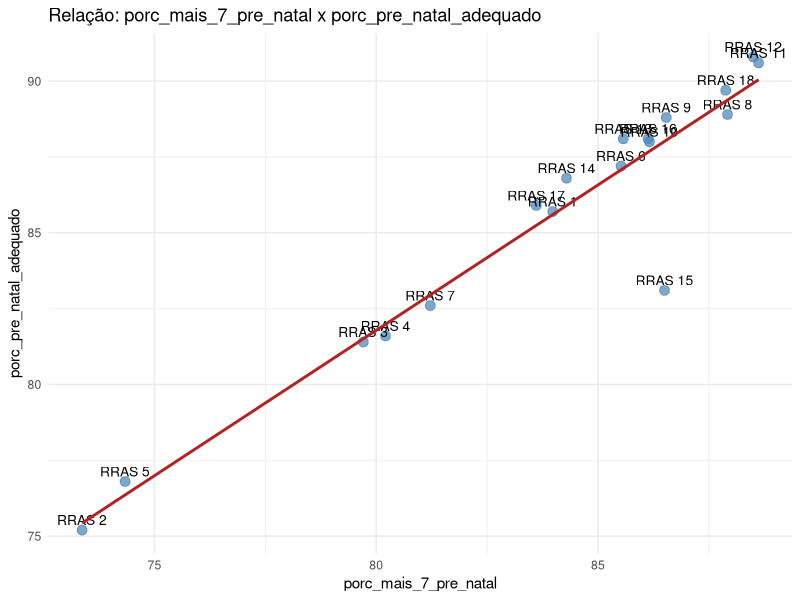
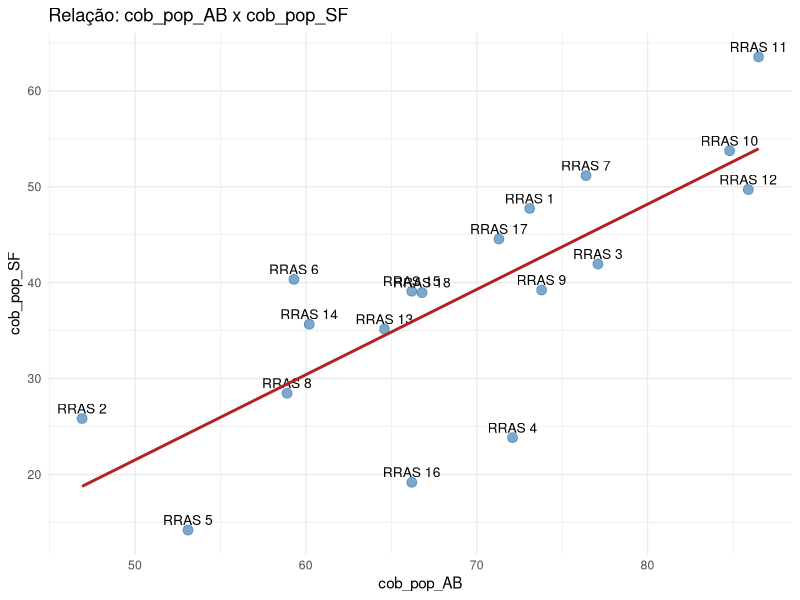
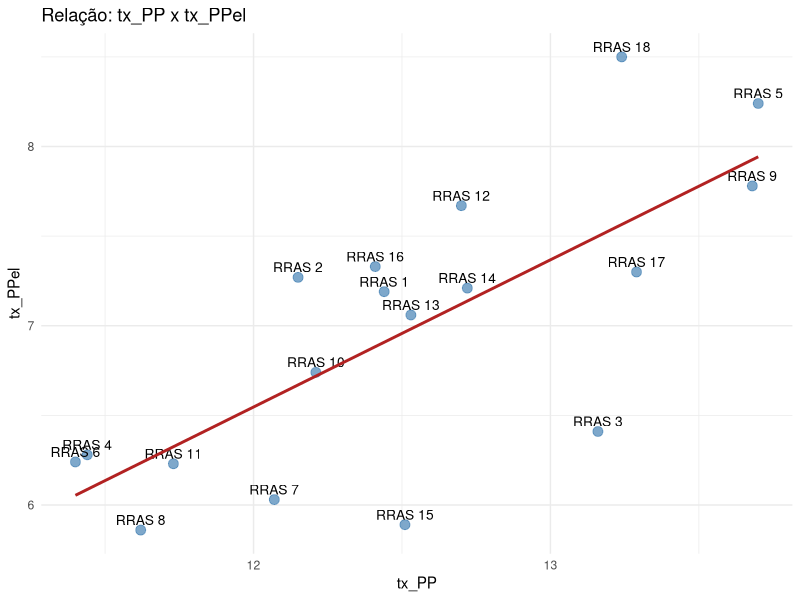
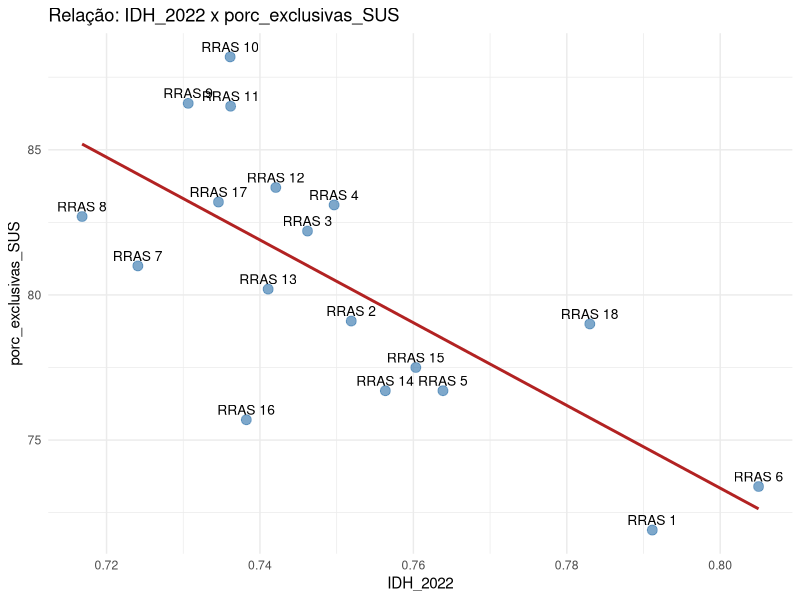
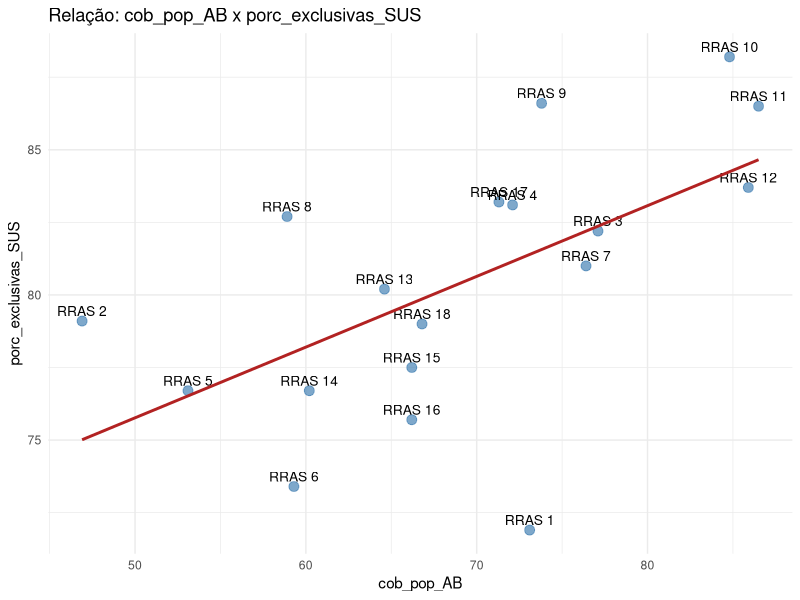
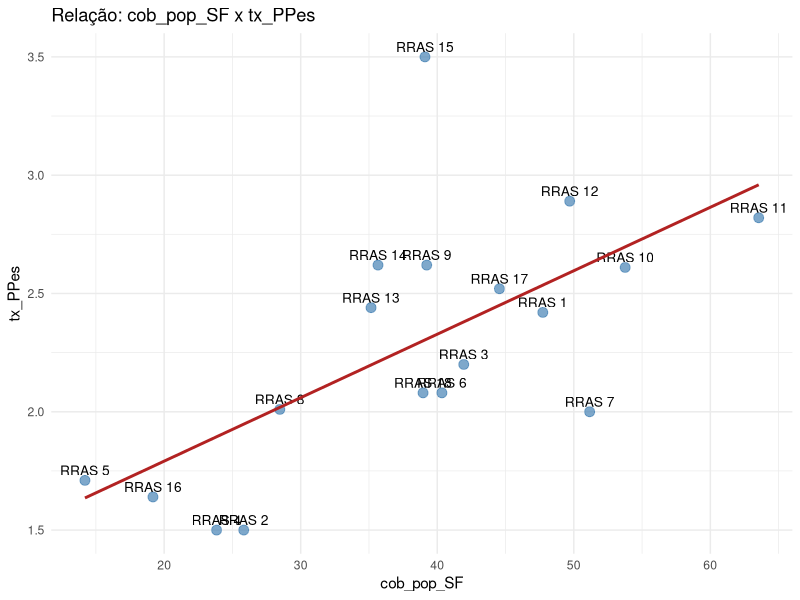
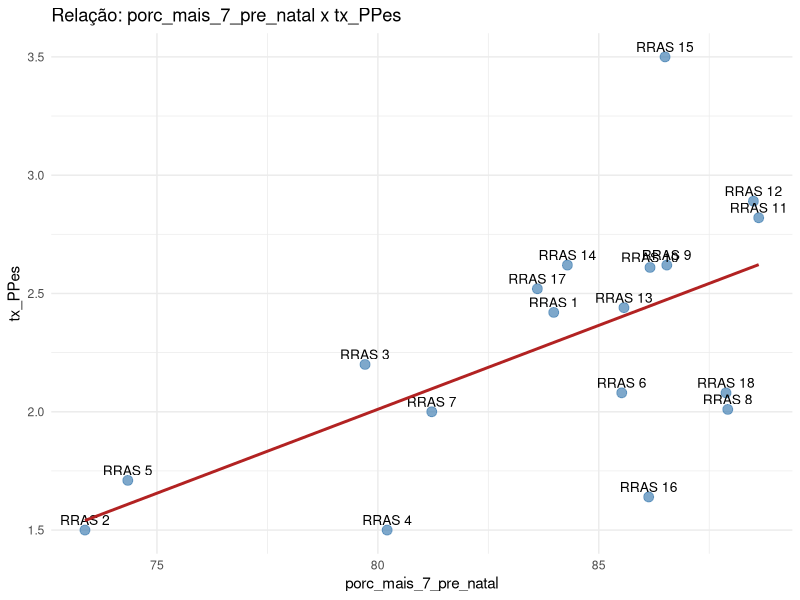
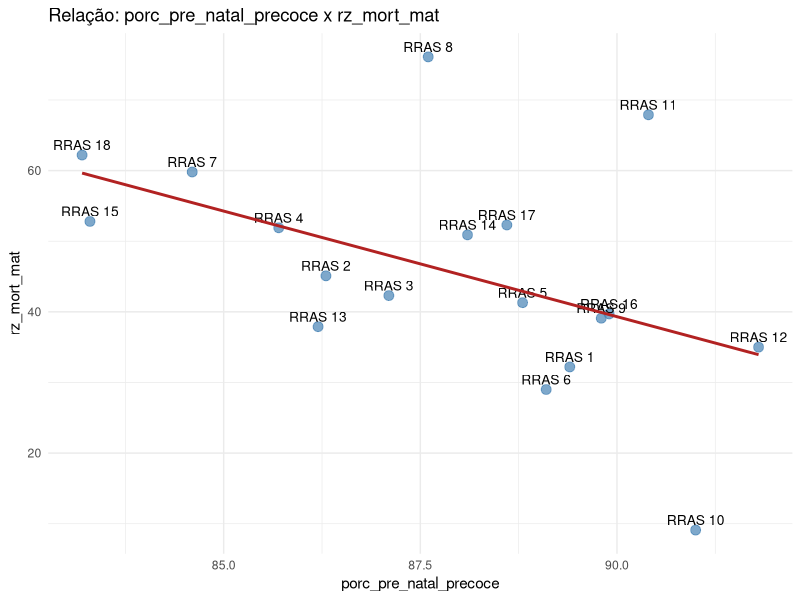

Here is the R script that generated these plots, in order:
## ---- chunk 1
# pacotes
library(tidyverse)
library(knitr)
library(kableExtra)
library(readxl)
library(ggplot2)
library(dplyr)
library(purrr)
library(patchwork)
## ---- chunk 2
# dados
dados_rras_2024 <- read_excel("f2_tabelas/dados_rras_2024.xlsx")
matriz_coef <- read_excel("f2_tabelas/matriz_correlacao.xlsx")
matriz_p <- read_excel("f2_tabelas/matriz_p_valor_correlacao.xlsx")

# transformações necessárias
dados_rras_num <- dados_rras_2024 |>
  select(-RRAS) |>
  rename(
    tx_PP = taxa_PP,
    tx_PPel = taxa_PPel_por_NV,
    tx_PPes = taxa_PPes_por_NV,
    rz_mort_mat = 'Razão de Mortalidade materna oficial 2024',
    IDH_2022 = 'IDH 2022',
    porc_exclusivas_SUS = '% de mulheres de 10-49 anos usuárias exclusivas do SUS 2024',
    cob_pop_AB = 'CObertura populacional de atenção básica 2024',
    cob_pop_SF = 'Cobertura populacional com equipes de Saúde da Família 2020',
    porc_mais_7_pre_natal = '% de Mulheres com mais de 7 consultas de pré natal 2024',
    porc_pre_natal_precoce = '% de mulheres com inicio do pré-natal precoce (<12 semanas) 2024',
    porc_pre_natal_adequado = '% de mulheres con número adequado de consultas de pré-natal para a idade gestacional no parto',
    tx_mort_fetal = 'taxa de mortalidade fetal 2024 (por  1000 NV)',
    porc_obitos_fetais_evitaveis = 'Porcentagem de óbitos fetais potencialmente evitáveis'
  ) 
## ---- chunk 3
#| tab-label:
tab <- "
| Trabalho de parto induzido | Cersárea antes do trabalho de parto | Resultado do parto    |
|:----------------------------------------:|:--------------------------------------------:|:-------------------------:|
| Não                                      | Não                                          | Espontâneo                |
| Não                                      | Sim                                          | Eletivo                   |
| Sim                                      | Não                                          | Eletivo                   |
| Sim                                      | Sim                                          | Eletivo                   |
| Sem informação                           | Sem informação                               | Não tem como avaliar      |
| Sem informação                           | Não                                          | Não tem como avaliar      |
| Sem informação                           | Sim                                          | Eletivo                   |
| Não                                      | Sem informação                               | Não tem como avaliar      |
| Sim                                      | Sem informação                               | Eletivo                   |
: Classificação do tipo de parto
"
cat(tab)
## ---- chunk 4
#| label: tabela-descricao
#| tbl-cap: "Tabela 1: Descrição das variáveis utilizadas na análise."

tabela_variaveis <- data.frame(
  Variável = c(
    "Taxa de partos prematuros",
    "Taxa de partos prematuros eletivos",
    "Taxa de partos prematuros espontâneos",
    "Razão de mortalidade materna",
    "Taxa de mortalidade fetal",
    "Porcentagem de óbitos fetais potencialmente evitáveis",
    "Índice de Desenvolvimento Humano",
    "Cobertura populacional da atenção básica",
    "Cobertura da Estratégia Saúde da Família",
    "Porcentagem de mulheres com mais de sete consultas de pré-natal",
    "Início precoce do pré-natal",
    "Adequação do pré-natal",
    "Porcentagem de usuárias exclusivas do SUS"
  ),
  Abreviação = c(
    "tx_PP",
    "tx_PPel",
    "tx_PPes",
    "rz_mort_mat",
    "tx_mort_fetal",
    "porc_obitos_fetais_evitaveis",
    "IDH_2022",
    "cob_pop_AB",
    "cob_pop_SF",
    "porc_mais_7_pre_natal",
    "porc_pre_natal_precoce",
    "porc_pre_natal_adequado",
    "porc_exclusivas_SUS"
  ),
  Ano = c(
    2024, 2024, 2024,
    2024, 2024, 2024,
    2022,
    2024, 2020,
    2024, 2024, 2024, 2024
  )
)

kable(tabela_variaveis, align = "lcc") |>
  kable_styling(bootstrap_options = c("striped", "hover", "condensed"), 
                full_width = F)
## ---- chunk 5
# formato longo
coef_longo <- matriz_coef %>%
  rename(Variavel1 = 1) %>%
  pivot_longer(cols = -Variavel1, names_to = "Variavel2", values_to = "rho")

#transformando a tabela
tabela_p <- matriz_p %>%
  rename(Variavel1 = 1) %>%
  pivot_longer(cols = -Variavel1, names_to = "Variavel2", values_to = "p_valor") %>%
  left_join(coef_longo, by = c("Variavel1", "Variavel2")) %>%
  filter(p_valor < 0.05, 
         p_valor > 0, 
         Variavel1 < Variavel2) %>%
  mutate(
    Indicadores = paste(Variavel1, "x", Variavel2),
    Classificacao = case_when(
      p_valor < 0.01 ~ "Altamente significativa",
      p_valor < 0.05 ~ "Significativa"
    )
  ) %>%
  select(Indicadores, rho, p_valor, Classificacao) %>%
  arrange(p_valor) %>%
  mutate(
    rho = round(rho, 4),
    p_valor = round(p_valor, 4)
  )


## ---- chunk 6
plots <- pmap(list(tabela_p$Indicadores, 
                   strsplit(tabela_p$Indicadores, " x ")), 
              function(label, vars) {
                
  v1 <- vars[1]
  v2 <- vars[2]
  
  ggplot(cbind(dados_rras_num, RRAS = dados_rras_2024$RRAS), aes_string(x = v1, y = v2)) +
    geom_point(size = 3, color = "steelblue", alpha = 0.7) +
    geom_text(aes_string(label = "RRAS"), vjust = -0.5, size = 3.5) +
    geom_smooth(method = "lm", color = "firebrick", se = FALSE) + 
    labs(title = paste("Relação:", label),
         x = v1,
         y = v2) +
    theme_minimal()
})

# baixando os gráficos
for (i in seq_along(plots)) {
  caminho_arquivo <- paste0("f3_graficos/grafico_", i, ".jpg")

  jpeg(filename = caminho_arquivo, 
       width = 2000, 
       height = 2000, 
       res = 300)
  
  print(plots[[i]])
  
  dev.off()
}
## ---- chunk 7
#| label: tabela-valor-p-2024
#| tbl-cap: "Tabela 2: Valores p e coeficientes de Spearman significativos entre os indicadores de prematuridade e os indicadores sociodemográficos, de cobertura assistencial e de condições de saúde no ano de 2024."
# tabela final
tabela_p %>%
  kable(col.names = c("Indicadores", "Coeficiente", "Valor p", "Conclusão do teste"),
        align = "llcc") %>%
  kable_styling(bootstrap_options = c("striped", "hover", "condensed"), 
                full_width = F)
